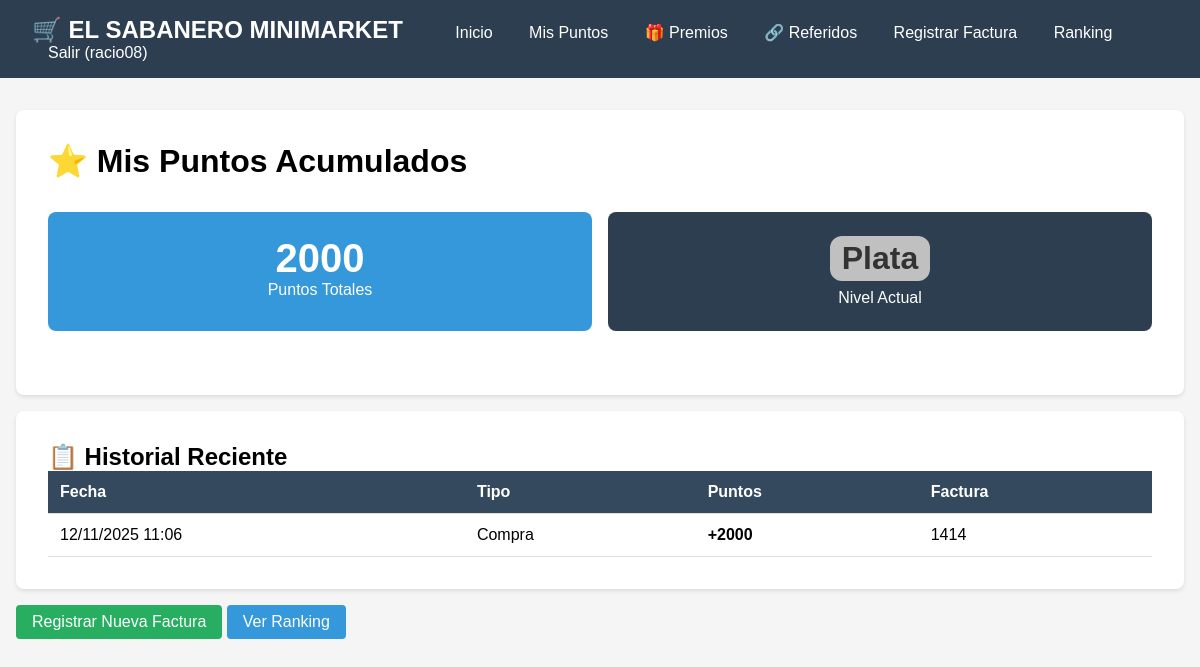
Before: /mis-puntos/ (signed in) with the older database file.
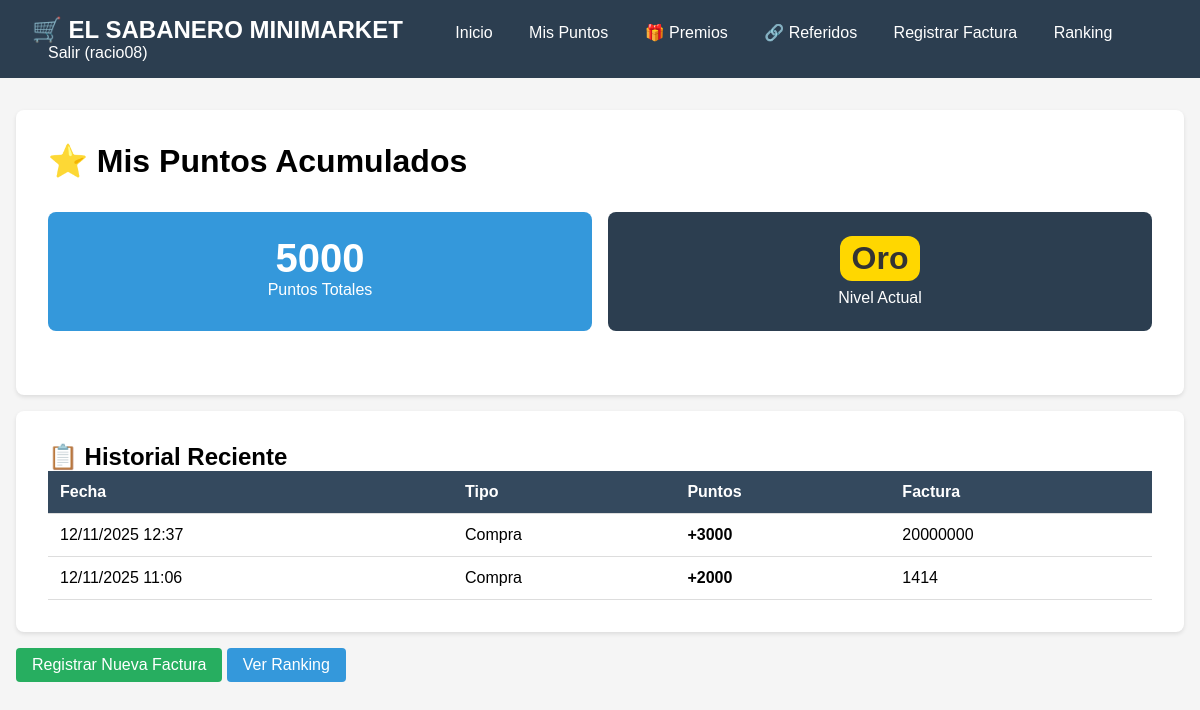
After: the same page with the newer database file.
### clientes/models.py (models this page shows, shortened)
class Cliente(models.Model):
    TIPO_DOCUMENTO_CHOICES = [
        ('CC', 'Cédula de Ciudadanía'),
        ('CE', 'Cédula de Extranjería'),
        ('TI', 'Tarjeta de Identidad'),
        ('PA', 'Pasaporte'),
        ('NIT', 'NIT'),
    ]
    GENERO_CHOICES = [
        ('M', 'Masculino'),
        ('F', 'Femenino'),
        ('O', 'Otro'),
        ('N', 'Prefiero no decir'),
    ]
    user = models.OneToOneField(User, on_delete=models.CASCADE)
    tipo_documento = models.CharField(max_length=3, choices=TIPO_DOCUMENTO_CHOICES, default='CC')
    numero_documento = models.CharField(max_length=20, unique=True)
    fecha_nacimiento = models.DateField(null=True, blank=True)
    genero = models.CharField(max_length=1, choices=GENERO_CHOICES, blank=True)
    telefono = models.CharField(max_length=20)
    telefono_alternativo = models.CharField(max_length=20, blank=True)
    email_alternativo = models.EmailField(blank=True)
    direccion = models.CharField(max_length=255, default='Sin especificar')
    barrio = models.CharField(max_length=100, blank=True)
    ciudad = models.CharField(max_length=100, default='Bogotá')
    departamento = models.CharField(max_length=100, default='Cundinamarca')
    codigo_postal = models.CharField(max_length=10, blank=True)
    nivel = models.CharField(max_length=10, default='Bronce')
    fecha_registro = models.DateTimeField(auto_now_add=True)
    activo = models.BooleanField(default=True)
    acepta_promociones = models.BooleanField(default=True)
    acepta_notificaciones = models.BooleanField(default=True)
    codigo_referido = models.CharField(max_length=10, unique=True, blank=True, null=True)
    referido_por = models.ForeignKey('self', on_delete=models.SET_NULL, null=True, blank=True, related_name='mis_referidos')
    notas = models.TextField(blank=True)
    class Meta:
        ordering = ['-fecha_registro']
        verbose_name = 'Cliente'
        verbose_name_plural = 'Clientes'

class Punto(models.Model):
    cliente = models.ForeignKey(Cliente, on_delete=models.CASCADE)
    factura = models.ForeignKey(Factura, on_delete=models.CASCADE, null=True, blank=True)
    puntos_obtenidos = models.IntegerField()
    fecha_obtencion = models.DateTimeField(auto_now_add=True)
    tipo = models.CharField(max_length=50, default='Compra')

class Factura(models.Model):
    cliente = models.ForeignKey(Cliente, on_delete=models.CASCADE)
    numero_factura = models.CharField(max_length=50)
    fecha_compra = models.DateField()
    valor_total = models.DecimalField(max_digits=10, decimal_places=2)
    sucursal = models.CharField(max_length=100)
    registrada = models.BooleanField(default=False)

### clientes/views.py (the view)
# urls.py: path('mis-puntos/', views.ver_puntos, name='ver_puntos'),
@login_required
def ver_puntos(request):
    try:
        cliente = request.user.cliente
    except Cliente.DoesNotExist:
        messages.error(request, "No tienes un perfil de cliente asociado.")
        return redirect('clientes:home')
    total = Punto.objects.filter(cliente=cliente).aggregate(Sum('puntos_obtenidos'))['puntos_obtenidos__sum'] or 0
    premios = Premio.objects.filter(cliente=cliente)
    historial_puntos = Punto.objects.filter(cliente=cliente).order_by('-fecha_obtencion')[:10]
    return render(request, 'clientes/ver_puntos.html', {
        'total_puntos': total,
        'nivel': cliente.nivel,
        'premios': premios,
        'historial': historial_puntos
    })

### clientes/templates/clientes/ver_puntos.html (shortened to what this page needs)
{% extends 'clientes/base.html' %}
{% block content %}
<div class="card">
    <h1>⭐ Mis Puntos Acumulados</h1>
    <div style="display: grid; grid-template-columns: repeat(auto-fit, minmax(200px, 1fr)); gap: 1rem; margin: 2rem 0;">
        <div style="background: #3498db; color: white; padding: 1.5rem; border-radius: 8px; text-align: center;">
            <h3 style="font-size: 2.5rem;">{{ total_puntos }}</h3>
            <p>Puntos Totales</p>
        </div>
        <div style="background: #2c3e50; color: white; padding: 1.5rem; border-radius: 8px; text-align: center;">
            <h3 style="font-size: 2rem;">
                <span class="nivel nivel-{{ nivel|lower }}">{{ nivel }}</span>
            </h3>
            <p style="margin-top: 0.5rem;">Nivel Actual</p>
        </div>
    </div>
</div>
{% if historial %}
<div class="card">
    <h2>📋 Historial Reciente</h2>
    <table>
        <thead>
            <tr>
                <th>Fecha</th>
                <th>Tipo</th>
                <th>Puntos</th>
                <th>Factura</th>
            </tr>
        </thead>
        <tbody>
            {% for punto in historial %}
            <tr>
                <td>{{ punto.fecha_obtencion|date:"d/m/Y H:i" }}</td>
                <td>{{ punto.tipo }}</td>
                <td><strong>+{{ punto.puntos_obtenidos }}</strong></td>
                <td>{% if punto.factura %}{{ punto.factura.numero_factura }}{% else %}-{% endif %}</td>
            </tr>
            {% endfor %}
        </tbody>
    </table>
</div>
{% endif %}
<div style="margin-top: 1rem;">
    <a href="{% url 'clientes:registrar_factura' %}" class="btn btn-success">Registrar Nueva Factura</a>
    <a href="{% url 'clientes:ranking' %}" class="btn">Ver Ranking</a>
</div>
{% endblock %}

Changed rows visible on the page:
changed Cliente: nivel "Plata" → "Oro"
added Punto: fecha_obtencion "12/11/2025 12:37", tipo "Compra", puntos_obtenidos "3000", factura.numero_factura "20000000"
Other visible differences:
{{ total_puntos }}: "2000" → "5000"
